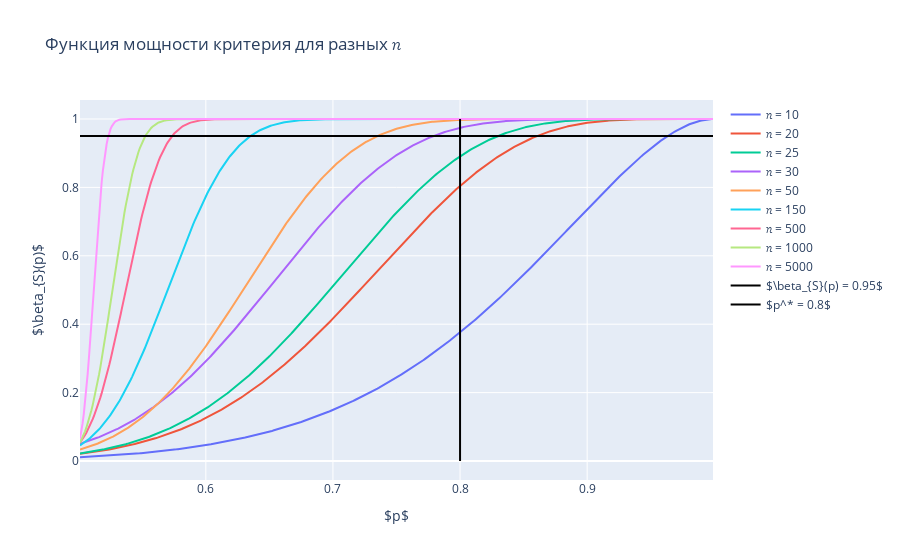

The notebook cell this image was saved under:
### Markdown cell above
Сначала примерно прикинем, какой должен быть размер выборки. Для этого построим графики мощности.

### Code cell
alpha = 0.05
p_0 = 0.5
p_star = 0.8
n_arr = np.array([10, 20, 25, 30, 50, 150, 500, 1000, 5000])

power = lambda p, n, c_a: sps.binom(n, p).sf(c_a)

p_grid = np.linspace(0.501, 0.999, 499)
fig = go.Figure()
for i, n in enumerate(n_arr):
    c_a = sps.binom(n, p_0).ppf(1 - alpha)
    power_grid = power(p_grid, n, c_a)
    fig.add_trace(go.Scatter(x=p_grid, y=power_grid, mode='lines', name=f'𝑛 = {n}'))
    
fig.add_trace(go.Scatter(x=p_grid, y=[0.95] * len(p_grid), mode='lines', name='$\\beta_{S}(p) = 0.95$', 
                         line_color='#000000'))
fig.add_trace(go.Scatter(x=[p_star] * 1001, y=np.linspace(0, 1, 1001), mode='lines', name='$p^* = 0.8$', 
                         line_color='#000000'))
fig.update_layout(title='Функция мощности критерия для разных 𝑛', 
                  xaxis_title="$p$", yaxis_title="$\\beta_{S}(p)$")
fig.show()
pof.plot(fig, filename='power_n.html', auto_open=False)

### Figure 1 — Plotly figure (JSON) as saved in the notebook; plotly's stock layout.template omitted (floating-point values rounded to 4 significant figures; data arrays with more than 128 entries replaced by an {"elided": "..."} marker saying what was removed)
{"data": [{"mode": "lines", "name": "𝑛 = 10", "type": "scatter", "x": {"elided": "499 float values"}, "y": {"elided": "499 float values"}}, {"mode": "lines", "name": "𝑛 = 20", "type": "scatter", "x": {"elided": "499 float values"}, "y": {"elided": "499 float values"}}, {"mode": "lines", "name": "𝑛 = 25", "type": "scatter", "x": {"elided": "499 float values"}, "y": {"elided": "499 float values"}}, {"mode": "lines", "name": "𝑛 = 30", "type": "scatter", "x": {"elided": "499 float values"}, "y": {"elided": "499 float values"}}, {"mode": "lines", "name": "𝑛 = 50", "type": "scatter", "x": {"elided": "499 float values"}, "y": {"elided": "499 float values"}}, {"mode": "lines", "name": "𝑛 = 150", "type": "scatter", "x": {"elided": "499 float values"}, "y": {"elided": "499 float values"}}, {"mode": "lines", "name": "𝑛 = 500", "type": "scatter", "x": {"elided": "499 float values"}, "y": {"elided": "499 float values"}}, {"mode": "lines", "name": "𝑛 = 1000", "type": "scatter", "x": {"elided": "499 float values"}, "y": {"elided": "499 float values"}}, {"mode": "lines", "name": "𝑛 = 5000", "type": "scatter", "x": {"elided": "499 float values"}, "y": {"elided": "499 float values"}}, {"line": {"color": "#000000"}, "mode": "lines", "name": "$\\beta_{S}(p) = 0.95$", "type": "scatter", "x": {"elided": "499 float values"}, "y": {"elided": "499 float values"}}, {"line": {"color": "#000000"}, "mode": "lines", "name": "$p^* = 0.8$", "type": "scatter", "x": {"elided": "1001 float values"}, "y": {"elided": "1001 float values"}}], "layout": {"title": {"text": "Функция мощности критерия для разных 𝑛"}, "xaxis": {"title": {"text": "$p$"}}, "yaxis": {"title": {"text": "$\\beta_{S}(p)$"}}}}
